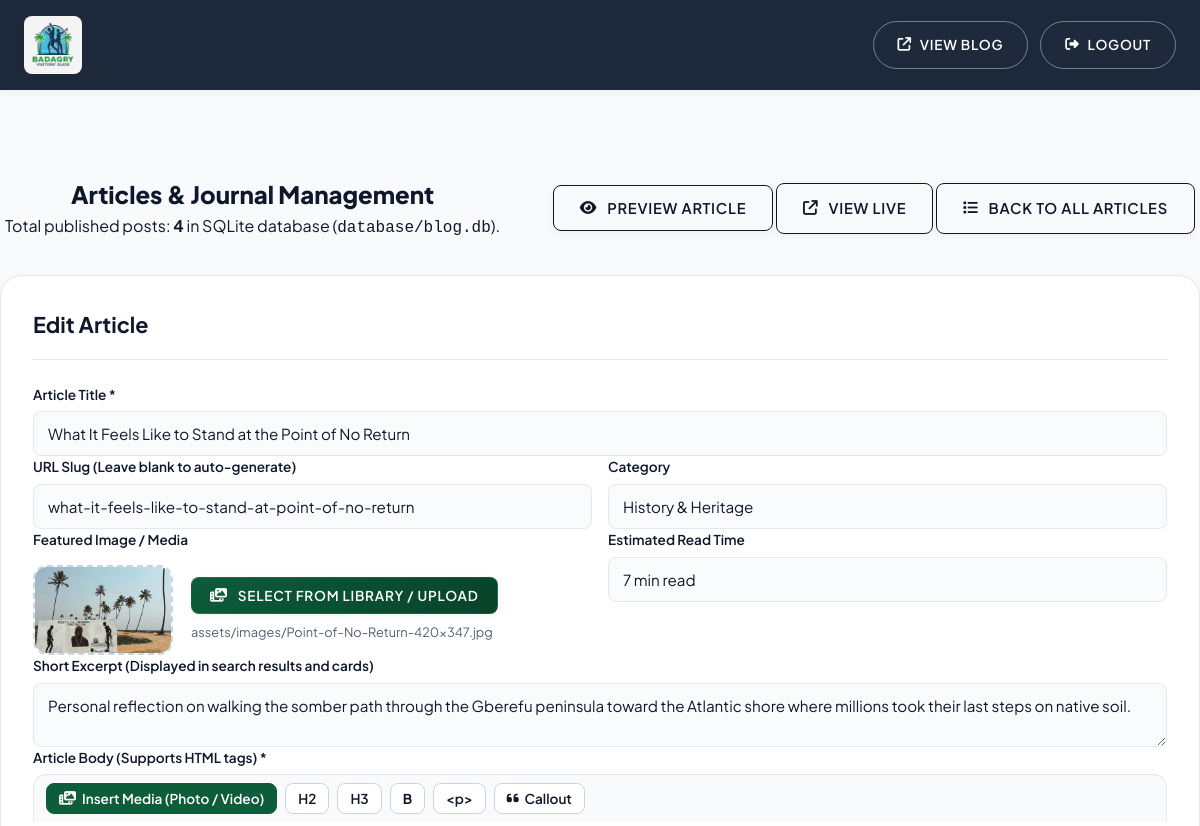
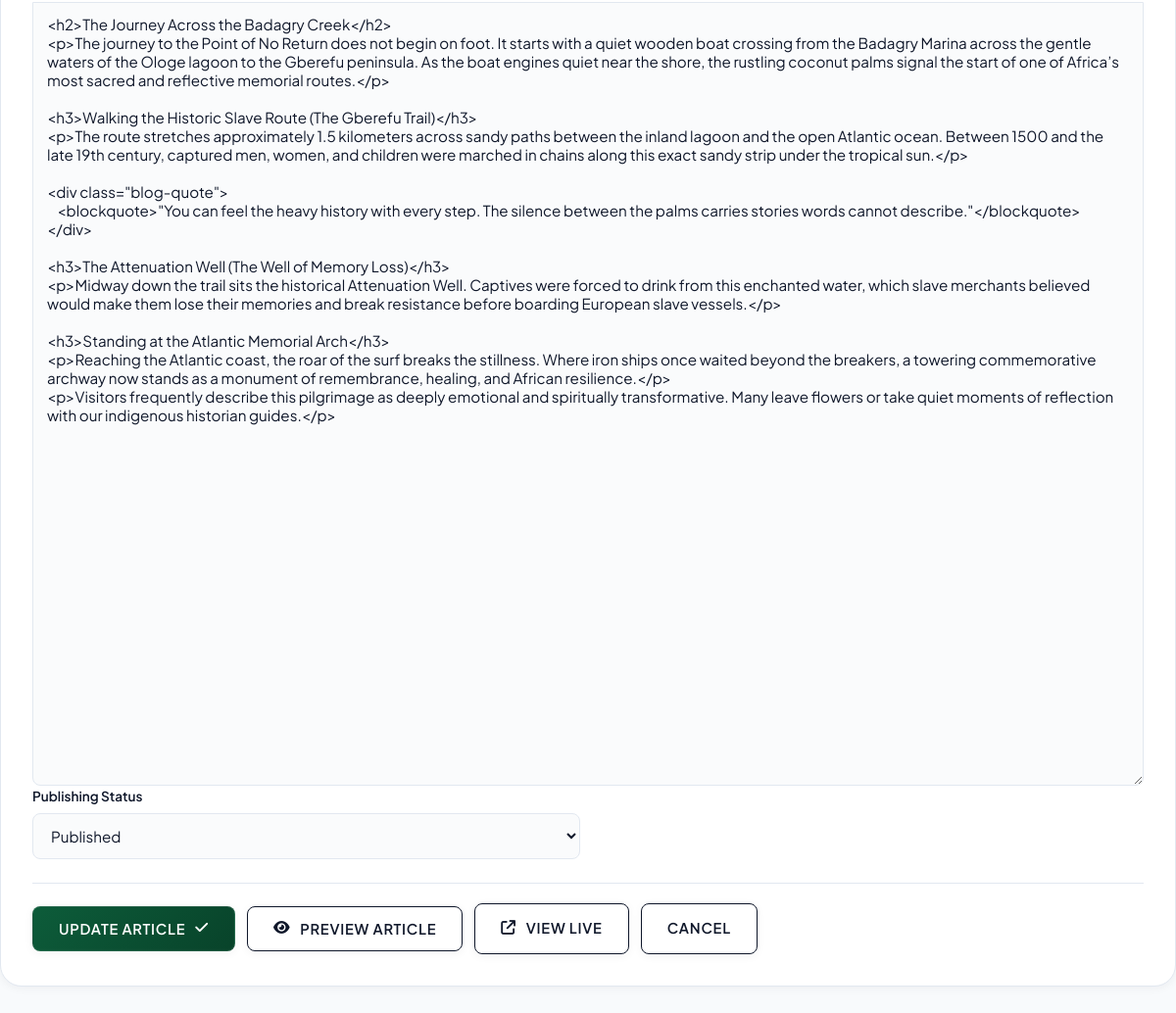
Screenshot of /admin?action=edit&id=2 (signed in) with the database file from the repository (2 pictures, top to bottom).
### tables this page shows
CREATE TABLE posts (
            id INTEGER PRIMARY KEY AUTOINCREMENT,
            title TEXT NOT NULL,
            slug TEXT UNIQUE NOT NULL,
            excerpt TEXT,
            content TEXT NOT NULL,
            featured_image TEXT,
            author TEXT DEFAULT 'Badagry Visitors Guide',
            category TEXT DEFAULT 'Travel Guide',
            read_time TEXT DEFAULT '5 min read',
            views INTEGER DEFAULT 0,
            published_at DATETIME DEFAULT CURRENT_TIMESTAMP,
            status TEXT DEFAULT 'published'
        );

### admin.php (the view, shortened to what this page needs)
<?php
$db = getDB();
$action = $_GET['action'] ?? 'list';
$error = '';
$isLoggedIn = !empty($_SESSION['admin_logged_in']);
$editPost = null;
if ($isLoggedIn && $action === 'edit' && isset($_GET['id'])) {
    $stmt = $db->prepare("SELECT * FROM posts WHERE id = :id LIMIT 1");
    $stmt->execute([':id' => (int)$_GET['id']]);
    $editPost = $stmt->fetch();
}
$allPosts = [];
if ($isLoggedIn) {
    $allPosts = $db->query("SELECT * FROM posts ORDER BY published_at DESC")->fetchAll();
}
?>
<!DOCTYPE html>
<html lang="en">
<head>
  <link rel="stylesheet" href="https://cdnjs.cloudflare.com/ajax/libs/font-awesome/6.5.1/css/all.min.css" />
  <link rel="stylesheet" href="/style.css?v=3.00" />
</head>
<body class="admin-body">
  <header class="admin-header">
    <div class="site-container admin-header-wrap">
      <a href="/" class="brand-logo">
        <img src="/assets/logo.jpg" alt="Logo" class="brand-logo-img" />
      </a>
      <div class="admin-header-actions">
        <a href="/blog/" class="btn btn-sm btn-outline-white" target="_blank"><i class="fa-solid fa-arrow-up-right-from-square"></i> View Blog</a>
        <?php if ($isLoggedIn): ?>
          <a href="/admin?logout=1" class="btn btn-sm btn-outline-white"><i class="fa-solid fa-right-from-bracket"></i> Logout</a>
        <?php endif; ?>
      </div>
    </div>
  </header>
  <main class="site-container admin-container section-padding">
    <?php if (!$isLoggedIn): ?>
      <div class="admin-login-card">
        <div class="login-header text-center">
          <i class="fa-solid fa-shield-halved login-icon"></i>
          <h2>Author Dashboard</h2>
          <p>Enter your management security PIN to publish and edit articles.</p>
        </div>
        <?php if ($error): ?>
          <div class="admin-alert alert-error"><?= htmlspecialchars($error) ?></div>
        <?php endif; ?>
        <form method="POST" action="/admin" class="admin-form">
          <div class="form-group">
            <div class="password-input-wrap">
              <input type="password" id="login_pin" name="login_pin" class="form-input" placeholder="Enter PIN" required autofocus autocomplete="current-password" />
              <button type="button" class="toggle-password-btn" id="togglePinVisibilityBtn" aria-label="Show or hide PIN" title="Show/Hide PIN">
                <i class="fa-regular fa-eye" id="togglePinIcon"></i>
              </button>
            </div>
          </div>
          <button type="submit" class="btn btn-primary w-100">Unlock Dashboard <i class="fa-solid fa-unlock"></i></button>
        </form>
        <script>
          (function() {
            const pinInput = document.getElementById('login_pin');
            const toggleBtn = document.getElementById('togglePinVisibilityBtn');
            const toggleIcon = document.getElementById('togglePinIcon');
            if (toggleBtn && pinInput && toggleIcon) {
              toggleBtn.addEventListener('click', function(e) {
                e.preventDefault();
                const isPassword = pinInput.getAttribute('type') === 'password';
                pinInput.setAttribute('type', isPassword ? 'text' : 'password');
                toggleIcon.classList.toggle('fa-eye', !isPassword);
                toggleIcon.classList.toggle('fa-eye-slash', isPassword);
                pinInput.focus();
              });
            }
          })();
        </script>
      </div>
    <?php else: ?>
      <div class="admin-dashboard-header">
        <div>
          <h2>Articles &amp; Journal Management</h2>
          <p>Total published posts: <strong><?= count($allPosts) ?></strong> in SQLite database (<code>database/blog.db</code>).</p>
        </div>
        <div class="admin-top-btns">
          <?php if ($action === 'list'): ?>
            <a href="/admin?action=update_sitemaps" class="btn btn-outline-dark" title="Regenerate both sitemap.xml and image-sitemap.xml"><i class="fa-solid fa-arrows-rotate"></i> Update Sitemaps</a>
            <a href="/admin?action=new" class="btn btn-primary"><i class="fa-solid fa-plus"></i> Write New Article</a>
          <?php else: ?>
            <button type="button" class="btn btn-outline-dark" id="previewArticleBtnTop" title="Preview article appearance with live formatting"><i class="fa-solid fa-eye"></i> Preview Article</button>
            <?php if ($editPost && !empty($editPost['slug'])): ?>
              <a href="/blog/<?= htmlspecialchars($editPost['slug']) ?>" target="_blank" class="btn btn-outline-dark" title="View published article on live site"><i class="fa-solid fa-arrow-up-right-from-square"></i> View Live</a>
            <?php endif; ?>
            <a href="/admin" class="btn btn-outline-dark"><i class="fa-solid fa-list"></i> Back to All Articles</a>
          <?php endif; ?>
        </div>
      </div>
      <?php if ($action === 'new' || $action === 'edit'): ?>
        <div class="admin-card">
          <h3 class="admin-card-title"><?= $action === 'edit' ? 'Edit Article' : 'Publish New Article' ?></h3>
          <form method="POST" action="/admin" class="admin-form">
            <div class="form-group">
              <label for="postTitle">Article Title *</label>
              <input type="text" id="postTitle" name="title" class="form-input" required
                value="<?= $editPost ? htmlspecialchars($editPost['title']) : '' ?>"
                placeholder="e.g. 5 Must-See Cultural Landmarks in Badagry" />
            </div>
            <div class="form-row">
              <div class="form-group">
                <label for="postSlug">URL Slug (Leave blank to auto-generate)</label>
                <input type="text" id="postSlug" name="slug" class="form-input"
                  value="<?= $editPost ? htmlspecialchars($editPost['slug']) : '' ?>"
                  placeholder="e.g. 5-must-see-cultural-landmarks-badagry" />
              </div>
              <div class="form-group">
                <label for="postCategory">Category</label>
                <input type="text" id="postCategory" name="category" class="form-input"
                  value="<?= $editPost ? htmlspecialchars($editPost['category']) : 'Travel Guides' ?>"
                  placeholder="e.g. Travel Guides, History &amp; Heritage" />
              </div>
            </div>
            <div class="form-row">
              <div class="form-group" style="flex: 2;">
                <label>Featured Image / Media</label>
                <?php
                  $featVal = $editPost ? htmlspecialchars($editPost['featured_image']) : 'assets/images/Badagry-Heritage-Museum-1-420x347.jpg';
                  $isFeatVideo = preg_match('/\.(mp4|webm|ogg|mov|m4v)$/i', $featVal);
                ?>
                <div class="featured-image-picker">
                  <div class="featured-thumb-wrap" id="featuredThumbWrap">
                    <img id="featuredThumbImg" src="/<?= ltrim($featVal, '/') ?>" alt="Featured preview" style="<?= $isFeatVideo ? 'display: none;' : '' ?>" />
                  </div>
                  <div class="featured-picker-actions">
                    <button type="button" class="btn btn-sm btn-primary" id="openFeaturedMediaBtn">
                      <i class="fa-solid fa-photo-film"></i> Select from Library / Upload
                    </button>
                    <span id="featuredImgPathText" style="font-size: 0.8rem; color: var(--text-muted); word-break: break-all;">
                      <?= $featVal ?>
                    </span>
                  </div>
                </div>
              </div>
              <div class="form-group" style="flex: 1;">
                <label for="postReadTime">Estimated Read Time</label>
                <input type="text" id="postReadTime" name="read_time" class="form-input"
                  value="<?= $editPost ? htmlspecialchars($editPost['read_time']) : '6 min read' ?>" />
              </div>
            </div>
            <div class="form-group">
              <label for="postExcerpt">Short Excerpt (Displayed in search results and cards)</label>
              <textarea id="postExcerpt" name="excerpt" class="form-textarea" rows="2"
                placeholder="Brief 1-2 sentence overview of the article..."><?= $editPost ? htmlspecialchars($editPost['excerpt']) : '' ?></textarea>
            </div>
            <div class="form-group">
              <label for="postContent">Article Body (Supports HTML tags) *</label>
              <div class="editor-toolbar">
                <button type="button" class="btn-tool btn-tool-primary" id="insertContentMediaBtn">
                  <i class="fa-solid fa-photo-film"></i> Insert Media (Photo / Video)
                </button>
                <button type="button" class="btn-tool" onclick="insertTag('h2')" title="Insert Subheading">H2</button>
                <button type="button" class="btn-tool" onclick="insertTag('h3')" title="Insert Sub-subheading">H3</button>
                <button type="button" class="btn-tool" onclick="insertTag('strong')" title="Bold text"><b>B</b></button>
                <button type="button" class="btn-tool" onclick="insertTag('p')" title="Paragraph">&lt;p&gt;</button>
                <button type="button" class="btn-tool" onclick="insertTag('callout')" title="Highlighted callout box"><i class="fa-solid fa-quote-left"></i> Callout</button>
              </div>
              <textarea id="postContent" name="content" class="form-textarea has-toolbar" rows="14" required
                placeholder="Write your article content here. Click 'Insert Media' above to insert photos or videos anywhere in the text..."><?= $editPost ? htmlspecialchars($editPost['content']) : '' ?></textarea>
            </div>
            <div class="form-row">
              <div class="form-group">
                <label for="postStatus">Publishing Status</label>
                <select id="postStatus" name="status" class="form-select">
                  <option value="published" <?= ($editPost && $editPost['status'] === 'published') ? 'selected' : '' ?>>Published</option>
                </select>
              </div>
            </div>
            <div class="admin-form-actions" style="display: flex; gap: 12px; align-items: center; flex-wrap: wrap;">
              <button type="submit" class="btn btn-primary"><?= $action === 'edit' ? 'Update Article' : 'Publish Article' ?> <i class="fa-solid fa-check"></i></button>
              <button type="button" class="btn btn-outline-dark" id="previewArticleBtnBottom" title="Preview article appearance with live formatting"><i class="fa-solid fa-eye"></i> Preview Article</button>
              <?php if ($editPost && !empty($editPost['slug'])): ?>
                <a href="/blog/<?= htmlspecialchars($editPost['slug']) ?>" target="_blank" class="btn btn-outline-dark" title="View published article on live site"><i class="fa-solid fa-arrow-up-right-from-square"></i> View Live</a>
              <?php endif; ?>
              <a href="/admin" class="btn btn-outline-dark">Cancel</a>
            </div>
          </form>
        </div>
      <?php endif; ?>
    <?php endif; ?>
  </main>
</body>
</html>

### rows the page displays
posts: title "What It Feels Like to Stand at the Point of No Return", slug "what-it-feels-like-to-stand-at-point-of-no-return", category "History & Heritage", featured_image (picture), featured_image "assets/images/Point-of-No-Return-420x347.jpg", read_time "7 min read", excerpt "Personal reflection on walking the somber path through the Gberefu peninsula toward the Atlantic shore where millions took their last steps on native soil.", content "<h2>The Journey Across the Badagry Creek</h2> <p>The journey to the Point of No Return does not begin on foot. It starts with a quiet wooden boat crossing from the Badagry Marina across the gentle waters of the Ologe lagoon to the Gberefu peninsula. As the boat engines quiet near the shore, the rustling coconut palms signal the start of one of Africa’s most sacred and reflective memorial routes.</p> <h3>Walking the Historic Slave Route (The Gberefu Trail)</h3> <p>The route stretches approximately 1.5 kilometers across sandy paths between the inland lagoon and the open Atlantic ocean. Between 1500 and the late 19th century, captured men, women, and children were marched in chains along this…", status "Published"

### other values shown
count($allPosts) "4"
